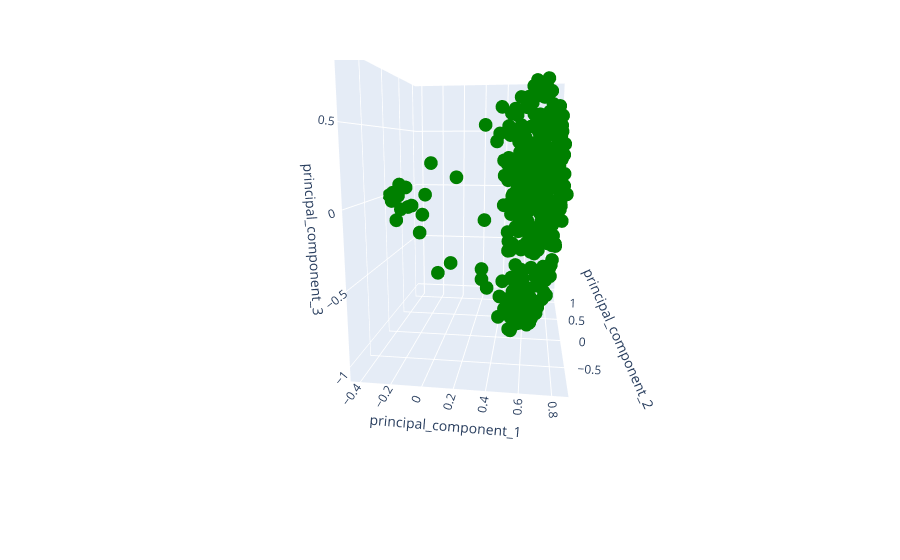

The notebook cell saved with this chart:
### Markdown cell above
Plotting the dataset in 3D after PCA transformation (Plotando o dataset em 3D após a transformação do PCA).

### Code cell
fig = px.scatter_3d(df_item_pca, x='principal_component_1', y='principal_component_2', z='principal_component_3').update_traces(marker=dict(color='green'))
fig.show()

### Figure 1 — Plotly figure (JSON) as saved in the notebook; plotly's stock layout.template omitted (floating-point values rounded to 4 significant figures; data arrays with more than 128 entries replaced by an {"elided": "..."} marker saying what was removed)
{"data": [{"hovertemplate": "principal_component_1=%{x}<br>principal_component_2=%{y}<br>principal_component_3=%{z}<extra></extra>", "legendgroup": "", "marker": {"color": "green", "symbol": "circle"}, "mode": "markers", "name": "", "scene": "scene", "showlegend": false, "type": "scatter3d", "x": {"elided": "982 float values"}, "y": {"elided": "982 float values"}, "z": {"elided": "982 float values"}}], "layout": {"autosize": true, "dragmode": "zoom", "legend": {"tracegroupgap": 0}, "margin": {"t": 60}, "scene": {"aspectmode": "auto", "aspectratio": {"x": 0.7699, "y": 1.148, "z": 1.132}, "camera": {"center": {"x": -0.09801, "y": -0.08036, "z": -0.2597}, "eye": {"x": 0.2276, "y": -2.184, "z": 0.2625}, "projection": {"type": "perspective"}, "up": {"x": 0, "y": 0, "z": 1}}, "domain": {"x": [0, 1], "y": [0, 1]}, "dragmode": "turntable", "xaxis": {"title": {"text": "principal_component_1"}, "type": "linear"}, "yaxis": {"title": {"text": "principal_component_2"}, "type": "linear"}, "zaxis": {"title": {"text": "principal_component_3"}, "type": "linear"}}}}
